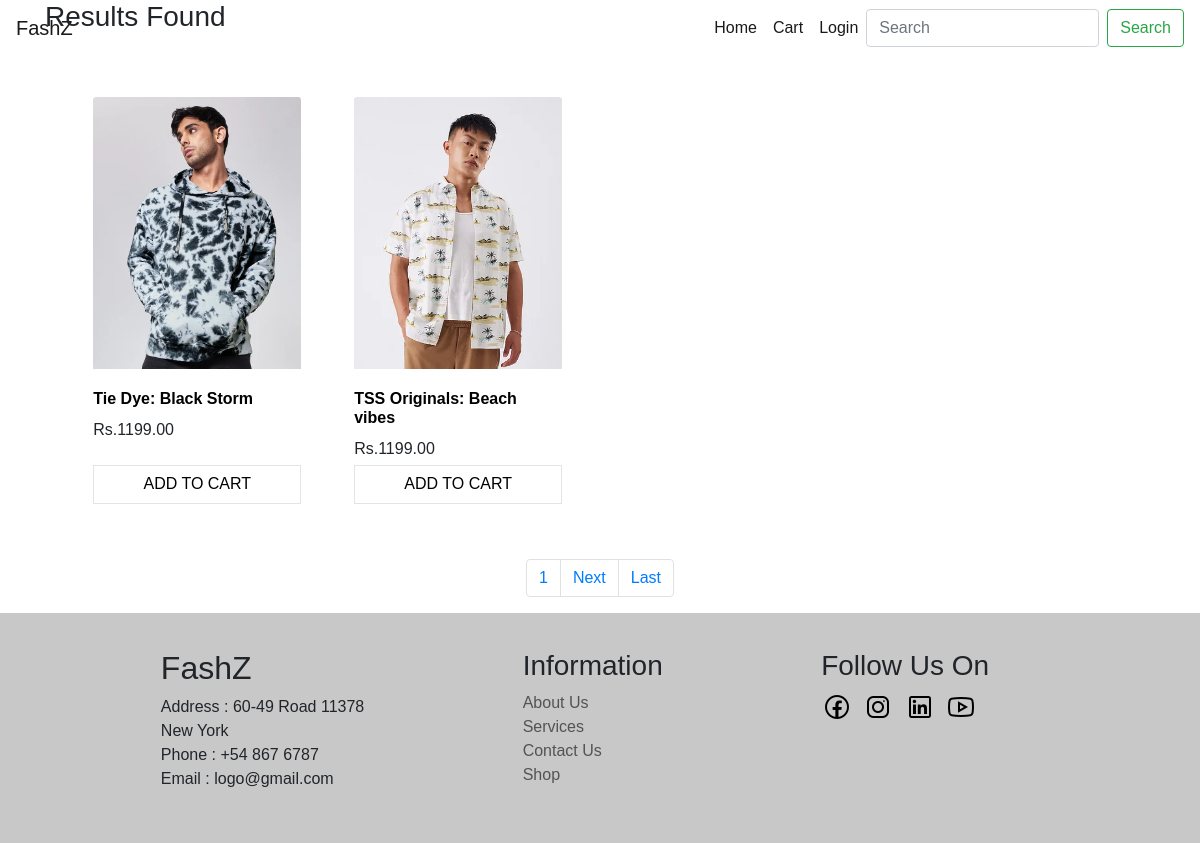
Page /allProducts/ on the earlier database version.
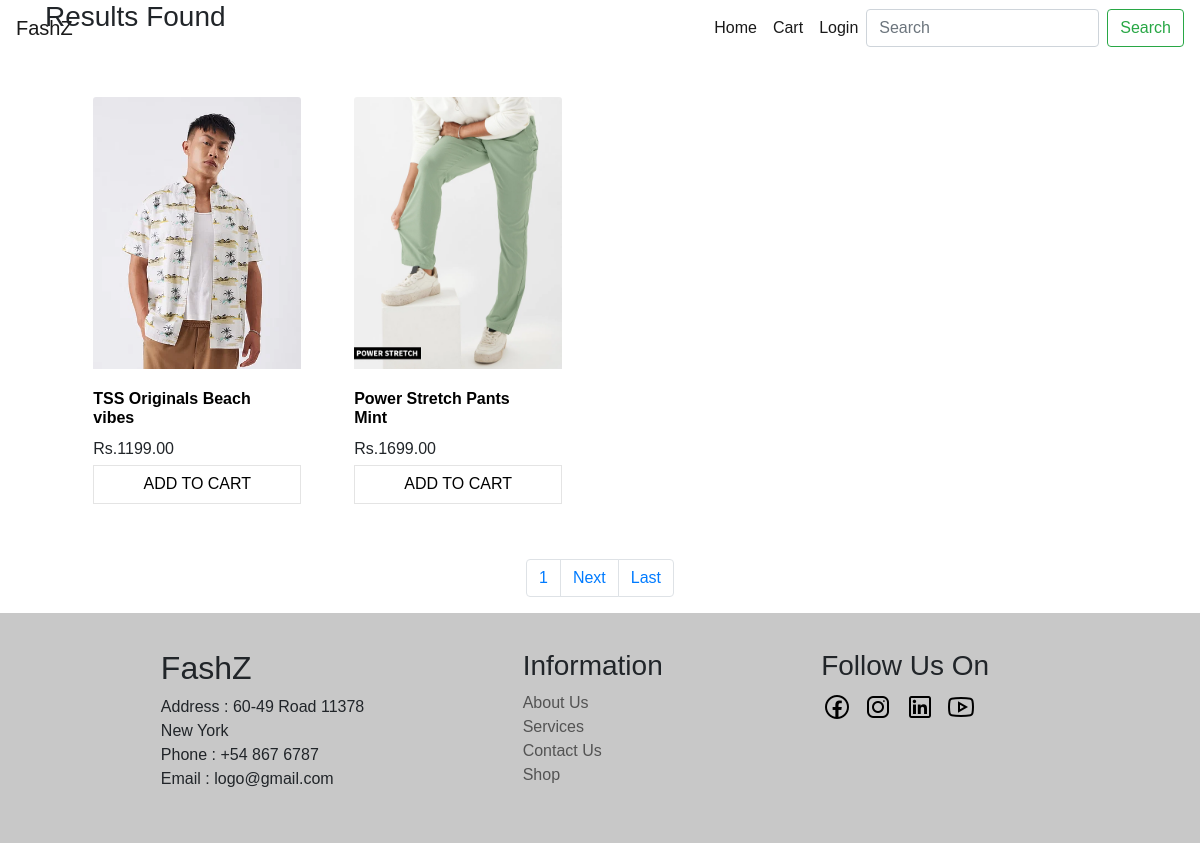
Same page on the later database version.
### app1/models.py (models this page shows, shortened)
class product(models.Model):
    product_name = models.CharField(max_length=50)
    product_desc = models.CharField(max_length=200)
    product_img = models.ImageField(upload_to='image/proimg')
    product_price = models.DecimalField(max_digits=6,decimal_places=2)
    cate = models.ForeignKey(Category,on_delete=models.CASCADE,null=True,blank=True)

### app1/views.py (the view)
# urls.py: path('allProducts/',views.allProducts,name='allProducts'),
def allProducts(request):
    p = Paginator(product.objects.all(),2)
    page = request.GET.get('page')
    pa = p.get_page(page)
    return render(request,'allProducts.html',{"k":pa})

### templates/allProducts.html (shortened to what this page needs)
{% extends 'home.html' %}
{% load static %}
{% block body_block %}
<div class="container">
<div class="row">
    <div class="col">
        <h3>{{c}} Results Found</h3>
        <div class="row proRow">
            {% for i in k %}
            <div class="col-lg-3">
                <div class="card" id="crd1" style="width: 13rem;">
                    <div class="s"><img src="{{ i.product_img.url }}" class="card-img-top" class="crdimg" alt="..."></div>
                    <div class="card-body">
                      <h5 class="card-title">
                        <b><a href="{% url 'pro_view' i.id %}">{{i.product_name}}</a></b></h5>
                      <h5 class="card-title">Rs.{{i.product_price}}</h5>
                    </div>
                    <a href="{% url 'addcart' i.id %}" class="addbtn"><span>ADD TO CART</span></a>
                </div>
            </div>
            {% endfor %}
        </div>
        <div class="row justify-content-center">
            <nav aria-label="Page navigation example">
                <ul class="pagination">
                    <li class="page-item"><a class="page-link" href="#">1</a></li>
                    {% if k.has_next %}
                    <li class="page-item"><a class="page-link" href="?page={{k.next_page_number}}">Next</a></li>
                    <li class="page-item"><a class="page-link" href="">Last</a></li>
                    {% endif %}
                </ul>
            </nav>
        </div>
    </div>
</div>
</div>
{% endblock %}

### templates/home.html (shortened to what this page needs)
{% load static %}
<!DOCTYPE html>
<html lang="en">
<head>
    <link rel="stylesheet" href="https://cdn.jsdelivr.net/npm/bootstrap@4.6.2/dist/css/bootstrap.min.css">
    <link rel="stylesheet" href="{% static 'css/ecom_styles.css' %}">
</head>
<body>
    <nav class="navbar navbar-expand-lg navbar-light navclass">
            <a class="navbar-brand" href="#">FashZ</a>
            <div class="collapse navbar-collapse" id="navbarSupportedContent">
              <ul class="navbar-nav ml-auto">
                <li class="nav-item active">
                  <a class="nav-link" href="{% url 'home' %}">Home <span class="sr-only">(current)</span></a>
                </li>
                <li class="nav-item active">
                    <a class="nav-link" href="{% url 'viewcart' %}">Cart</a>
                </li>
                {% if user.is_authenticated %}
                <li class="nav-item active">
                    <a class="nav-link" href="{% url 'logout' %}">Log Out</a>
                </li>
                {% else %}
                <li class="nav-item active">
                    <a class="nav-link" href="{% url 'login' %}">Login</a>
                </li>
                {% endif %}
              </ul>
              <form class="form-inline my-2 my-lg-0" action="{% url 'search' %}" method="POST">
                <input class="form-control mr-sm-2" name="searchQuery" type="search" placeholder="Search" aria-label="Search">
                <button class="btn btn-outline-success my-2 my-sm-0" type="submit">Search</button>
              </form>
            </div>
          </nav>
    {% block body_block %}{% endblock %}
    <div class="conFoot">
            <div class="">
                <h2>FashZ</h2>
                <p>
                    Address : 60-49 Road 11378<br>
                    New York <br>
                    Phone : +54 867 6787 <br>
                    Email : logo@gmail.com
                </p>
            </div>
            <div class="footInfo">
                <h3>Information</h3>
                <a href="">About Us</a><br>
                <a href="">Services</a><br>
                <a href="">Contact Us</a><br>
                <a href="">Shop</a>
            </div>
            <div class="">
                <h3>Follow Us On</h3>
                <div class="row">
                    <div class="col-lg-2"><img class="soc1" src="{% static 'image/icons8-facebook-32.png' %}" alt=""></div>
                    <div class="col-lg-2"><img class="soc2" src="{% static 'image/icons8-instagram-32.png' %}" alt=""></div>
                    <div class="col-lg-2"><img class="soc3" src="{% static 'image/icons8-linkedin-32.png' %}" alt=""></div>
                    <div class="col-lg-2"><img class="soc4" src="{% static 'image/icons8-youtube-32.png' %}" alt=""></div>
                </div>
            </div>
    </div>
</body>
</html>

### static/css/ecom_styles.css (style rules this page uses)
* { margin: 0; padding:0; box-sizing: border-box; }
body { font-family: 'Poppins', sans-serif; overflow-x: hidden; }
.navclass { position: fixed; top: 0; width: 100%; }
.active { transform: translateY(0); opacity: 1; transition: 1s ease-in-out; }
.conFoot { background-color: rgba(200,200,200,255); padding: 3% 6%; display: flex; justify-content: center; gap: 15%; }
.footInfo a { text-decoration: none; color: rgb(83, 83, 83); }
.addbtn { border: 1px solid rgba(228,228,228,255); width: 100%; text-align: center; color: black; padding: 3% 0%; overflow: hidden; position: relative; background: white; transition: 0.3s ease-in-out; transform-origin: left; }
.addbtn span { position: relative; z-index: 1; }
.addbtn::before { content: ""; position: absolute; width: 0; height: 100%; position: absolute; left: auto; top: 0; right: 0; transition: all 0.5s ease; background-color: black; }
#crd1 { border: none; }
.s { overflow: hidden; height: 17rem; }
#crd1 img { transition: 2s; }
#crd1 h5 { font-size: 16px; }
.card-body { height: 6rem; padding-left: 0%; }
.card-body a { text-decoration: none; color: black; }
.proRow { margin: 0% 3%; padding: 5% 0%; }

Differences in the rows shown:
changed product: product_img: a different picture; product_name "Tie Dye: Black Storm" → "TSS Originals Beach vibes"
changed product: product_img: a different picture; product_name "TSS Originals: Beach vibes" → "Power Stretch Pants Mint"; product_price "1199.00" → "1699.00"
